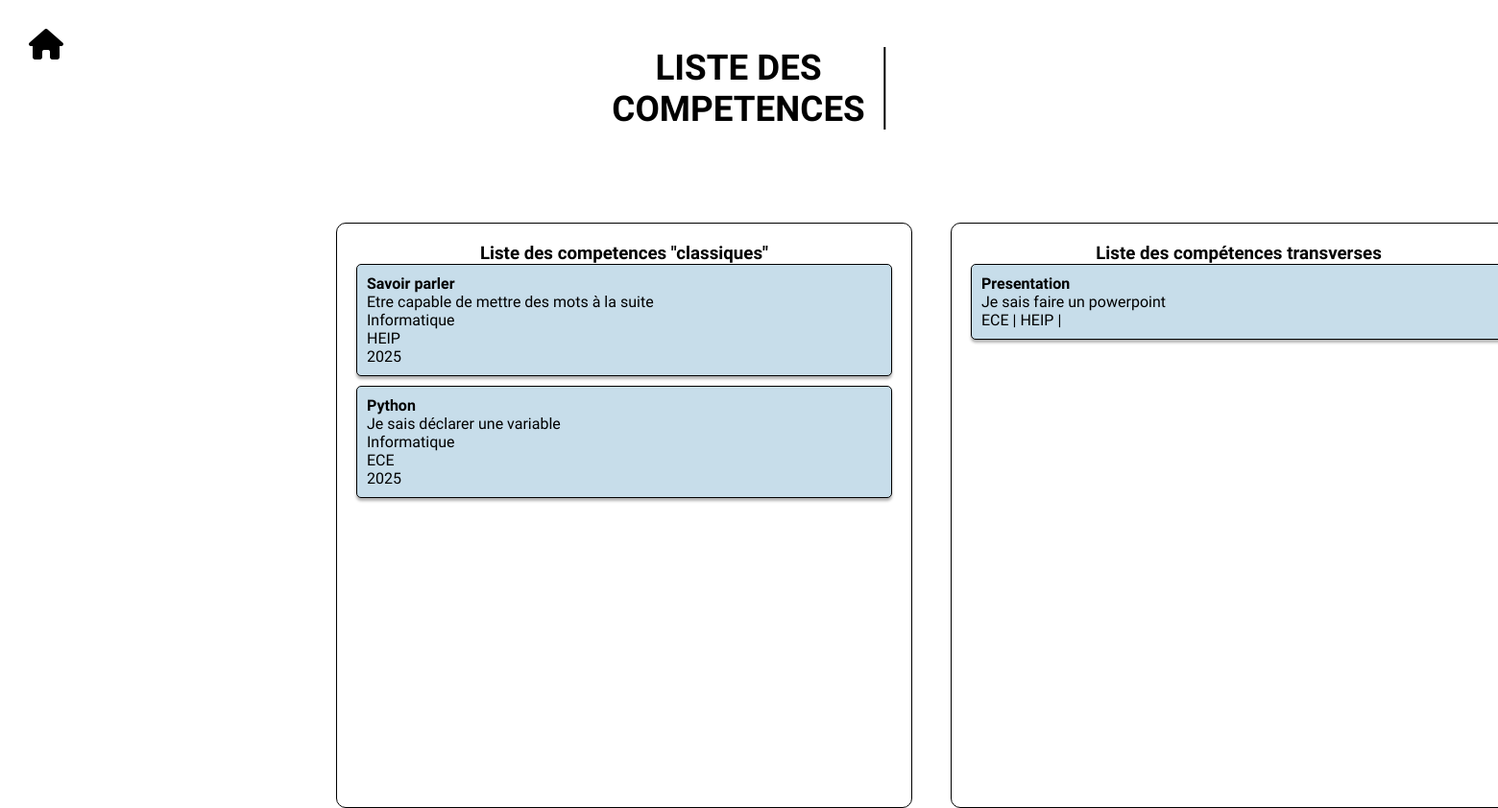
Page /Admin/ListeDesCompetences.php on the earlier database version.
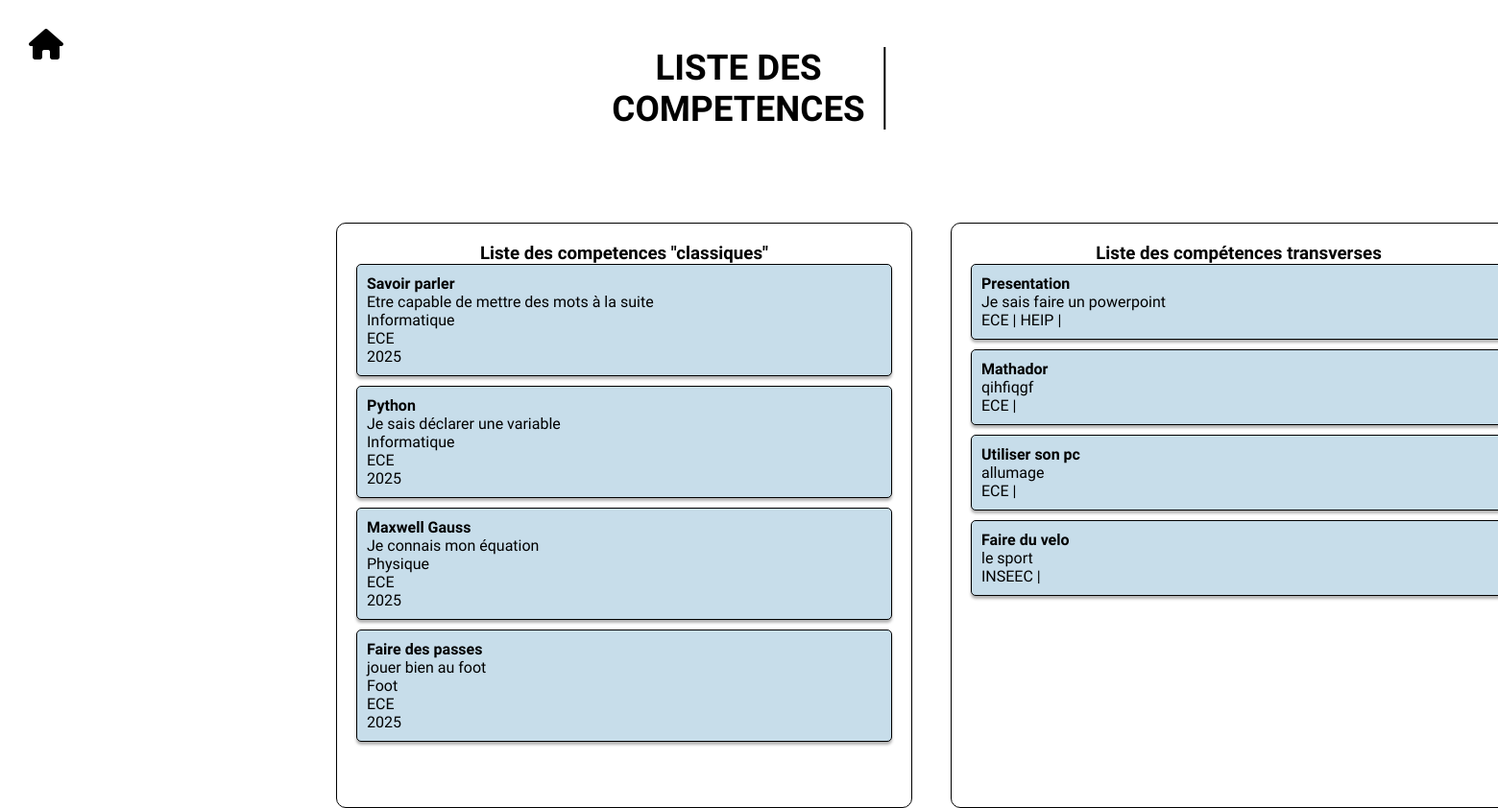
Same page on the later database version.
### tables this page shows
CREATE TABLE `Competence` (
  `IdCompetence` int(5) NOT NULL,
  `nomCompetence` varchar(25) NOT NULL,
  `description` varchar(1000) DEFAULT NULL,
  `IdMatiere` int(5) NOT NULL,
  `nomMatiere` varchar(25) NOT NULL,
  `ecole` varchar(25) NOT NULL,
  `promo` int(5) NOT NULL
);

CREATE TABLE `CompetenceTransverse` (
  `IdCompetenceTransverse` int(5) NOT NULL,
  `nom` varchar(25) NOT NULL,
  `description` varchar(1000) DEFAULT NULL
);

CREATE TABLE `Ecole` (
  `IdEcole` int(5) NOT NULL,
  `ecole` varchar(25) NOT NULL
);

### Admin/ListeDesCompetences.php (the view, shortened to what this page needs)
<?php
    require_once '../bdd.php';
  $listeCompetence = $bdd->prepare('SELECT * FROM Competence');
  $listeCompetence->execute();
  $listeCompetence = $listeCompetence->fetchAll(PDO::FETCH_ASSOC);
  $listeTransverses = $bdd->prepare('SELECT idCompetenceTransverse, nom, description FROM CompetenceTransverse');
  $listeTransverses->execute();
  $listeTransverse = $listeTransverses->fetchAll(PDO::FETCH_ASSOC);
?>
<!DOCTYPE html>
<html lang="en">
<head>
    <link rel="stylesheet" href="listeDesCompetences.css">
    <link rel="stylesheet" href="https://cdnjs.cloudflare.com/ajax/libs/font-awesome/6.4.0/css/all.min.css" />
    <a class="home-link" href="accueilAdmin.php">    <i class="fa-solid fa-house"></i></a>
    <div class= account-info>
    <h1 class="page-title">Liste des competences</h1>
</div>
</head>
<body>
<div class="container">
  <div class="col">
    <h3 class="title">Liste des competences "classiques"</h3>
    <?php
    foreach($listeCompetence as $competence)
    {
      echo '<div class="competence-item">';
      echo '<p class="competence">'.$competence['nomCompetence'].'</p>';
      echo '<p class="description">'.$competence['description'].'</p>';
      echo '<p class="matiere">'.$competence['nomMatiere'].'</p>';
      echo '<p class="ecole">'.$competence['ecole'].'</p>';
      echo '<p class="promo">'.$competence['promo'].'</p>';
      echo '</div>';
    }
    ?>
  </div>
  <div class="col">
    <h3 class="title">Liste des compétences transverses</h3>
    <?php
      foreach($listeTransverse as $transverse ){
        echo '<div class="competence-item">';
        echo '<p class="competence">'.$transverse['nom'].'</p>';
        echo '<p class="description">'.$transverse['description'].'</p>';
        $listeEcole = $bdd->prepare('SELECT Ecole.ecole FROM Ecole INNER JOIN TransverseEcole ON TransverseEcole.idEcole = Ecole.idEcole INNER JOIN CompetenceTransverse ON TransverseEcole.idCompetenceTransverse = CompetenceTransverse.idCompetenceTransverse WHERE CompetenceTransverse.idCompetenceTransverse = :idCompetenceTransverse');
        $listeEcole->bindParam(':idCompetenceTransverse', $transverse['idCompetenceTransverse']);
        $listeEcole->execute();
        $listeEcole = $listeEcole->fetchAll(PDO::FETCH_ASSOC);
        echo '<p class="ecole">';
        foreach($listeEcole as $ecole){
          echo $ecole['ecole'].' ';
          echo "  |  ";
        }
        echo '</p>';
        echo '</div>';
      }
    ?>
  </div>
</div>
</body>
</html>

### Admin/listeDesCompetences.css (style rules this page uses)
* { margin: 0; padding: 0; box-sizing: border-box; font-family: 'Sofia sans' ; }
.page-title { font-size: 2.3rem; text-transform: uppercase; border-right: 2px solid black; padding-right: 20px; position: absolute; transform: translate(-50%, -50%); text-align: center; display: flex; flex-direction: column; align-items: center; }
.account-info { position: absolute; left: 50%; text-align: center; }
.fa-house { color: black; font-size: 2rem; margin: 20px; padding: 10px; transition: transform 0.2s ease-in-out; pointer-events: auto; }
.container { display: grid; grid-template-columns: repeat(3, 1fr); height: 700px; padding-top: 90px; margin-left: 350px; margin-top: 50px; }
.col { border: 1px solid black; padding: 20px; text-align: center; border-radius: 10px; margin-right: 40px; width: 600px; }
.title { text-align: center; }
.competence-item { text-align: left; margin-bottom: 10px; border: solid 1px black; border-radius: 5px; padding: 10px; background-color: #C7DDEA; box-shadow: 0px 3px 3px rgba(0, 0, 0, 0.3); }
.competence { font-weight: 800; }

Differences in the rows shown:
changed competence "Savoir parler": ecole "HEIP" → "ECE"
added competence: nomCompetence "Maxwell Gauss", description "Je connais mon équation", nomMatiere "Physique", ecole "ECE", promo "2025"
added competence: nomCompetence "Faire des passes", description "jouer bien au foot", nomMatiere "Foot", ecole "ECE", promo "2025"
added competencetransverse: nom "Mathador", description "qihfiqgf", ecole (ecole "ECE")
added competencetransverse: nom "Utiliser son pc", description "allumage", ecole (ecole "ECE")
added competencetransverse: nom "Faire du velo", description "le sport"
now on this page (row unchanged): ecole: ecole "INSEEC", shown under "Faire du velo"
